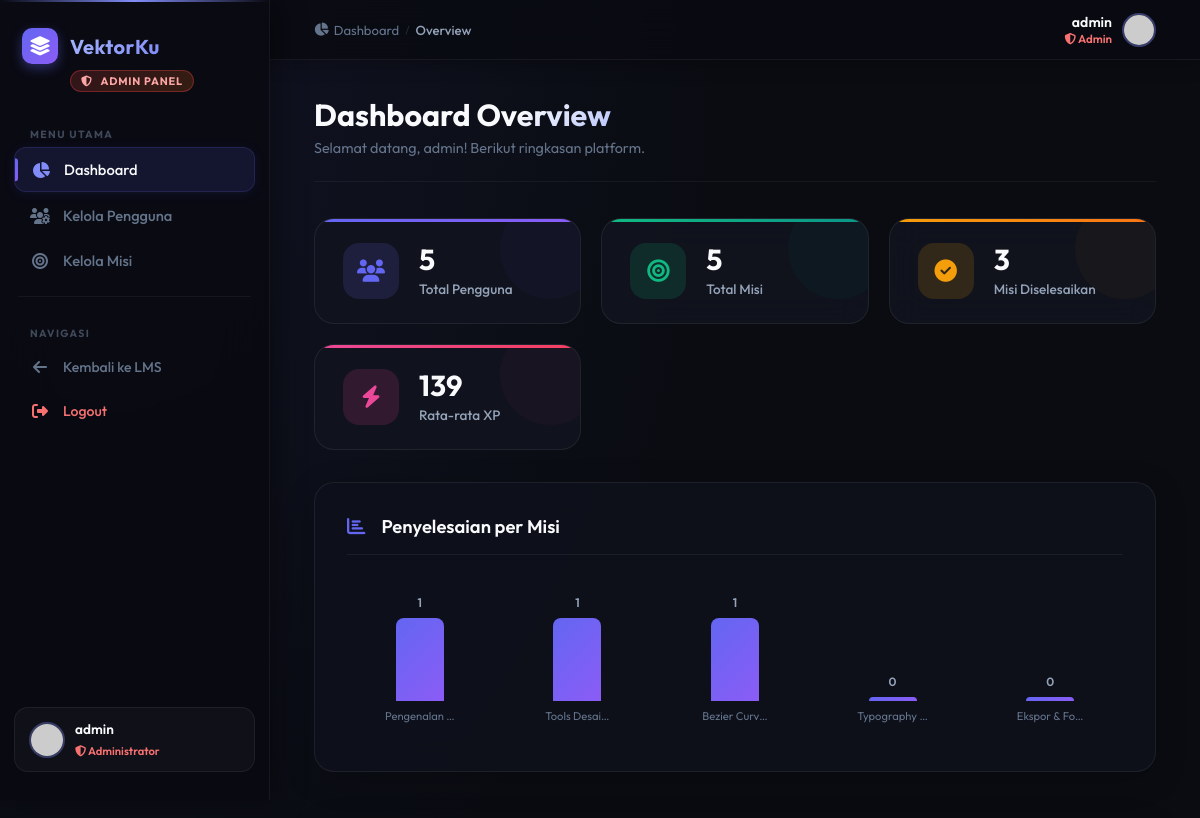
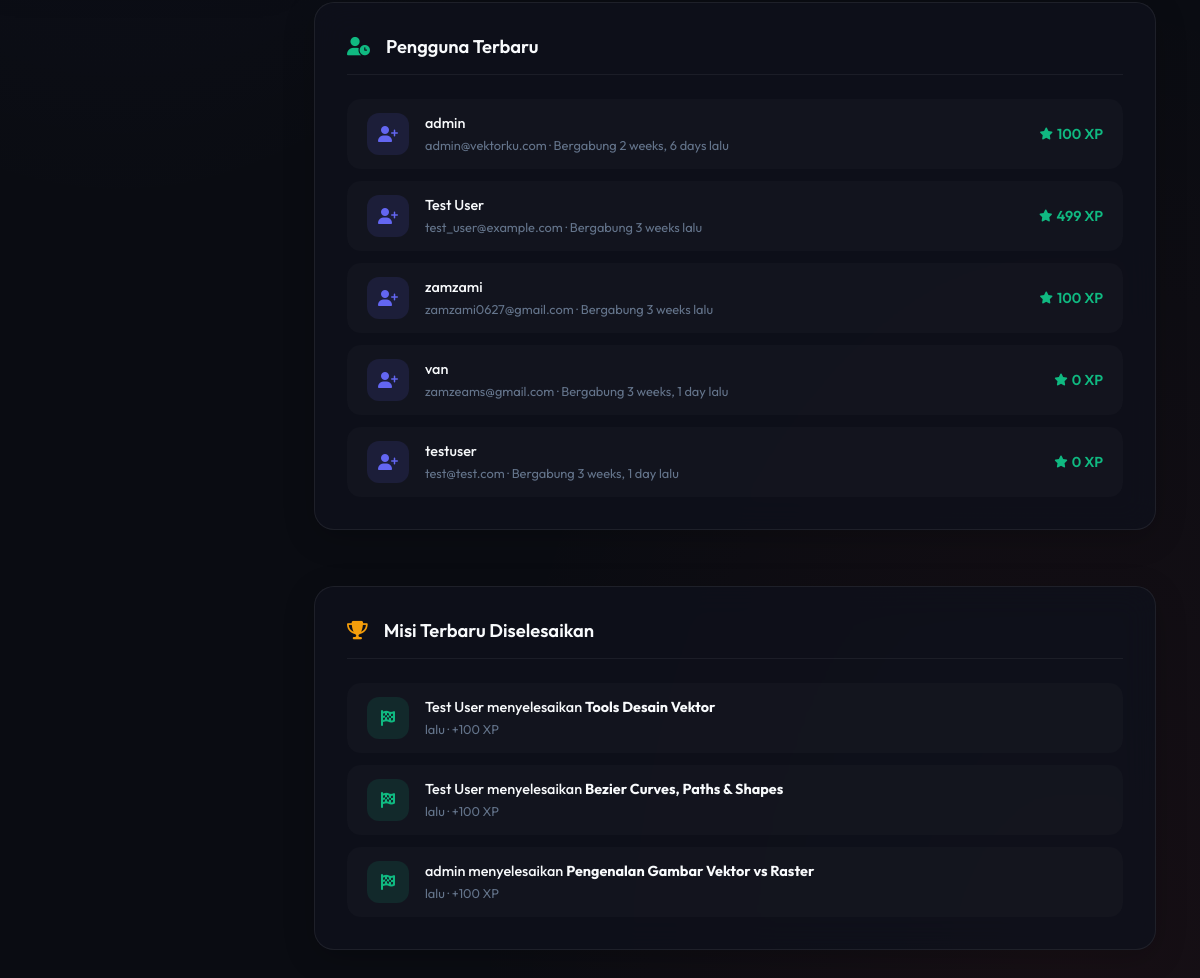
The page /panel/ (signed in) on the database its author committed (2 pictures, top to bottom).
### dashboard/models.py (models this page shows, shortened)
class Mission(models.Model):
    title = models.CharField(max_length=200)
    description = models.TextField()
    xp_reward = models.IntegerField(default=50)
    content = models.TextField(help_text="Materi pembelajaran HTML/Markdown untuk misi ini.")
    order = models.IntegerField(default=0, help_text="Urutan misi")

class UserProfile(models.Model):
    user = models.OneToOneField(User, on_delete=models.CASCADE)
    bio = models.TextField(blank=True, default="UI/UX Enthusiast. Sedang belajar desain interaktif dan web development.")
    xp = models.IntegerField(default=0)
    level = models.IntegerField(default=1)
    streak_days = models.IntegerField(default=0)
    is_public = models.BooleanField(default=True)
    show_in_leaderboard = models.BooleanField(default=True)

class UserMissionProgress(models.Model):
    STATUS_CHOICES = (
        ('not_started', 'Belum Mulai'),
        ('reading', 'Sedang Membaca'),
        ('quiz', 'Sedang Kuis'),
        ('evaluation', 'Evaluasi'),
        ('completed', 'Selesai'),
    )
    user = models.ForeignKey(User, on_delete=models.CASCADE, related_name='mission_progress')
    mission = models.ForeignKey(Mission, on_delete=models.CASCADE)
    status = models.CharField(max_length=20, choices=STATUS_CHOICES, default='not_started')
    started_at = models.DateTimeField(auto_now_add=True)
    completed_at = models.DateTimeField(null=True, blank=True)
    class Meta:
        unique_together = ('user', 'mission')

### dashboard/views.py (the view)
# urls.py: path('panel/', views.admin_dashboard, name='admin_dashboard'),
@staff_required
def admin_dashboard(request):
    total_users = User.objects.count()
    total_missions = Mission.objects.count()
    total_completed = UserMissionProgress.objects.filter(status='completed').count()
    avg_xp = UserProfile.objects.aggregate(avg=Avg('xp'))['avg'] or 0
    missions = Mission.objects.all().order_by('order')
    mission_stats = []
    max_completed = 1  # avoid division by zero
    for m in missions:
        count = UserMissionProgress.objects.filter(mission=m, status='completed').count()
        if count > max_completed:
            max_completed = count
        mission_stats.append({
            'title': m.title,
            'count': count,
        })
    for ms in mission_stats:
        ms['percentage'] = int((ms['count'] / max_completed) * 100) if max_completed > 0 else 0
    recent_users = User.objects.select_related('userprofile').order_by('-date_joined')[:5]
    recent_completions = UserMissionProgress.objects.filter(
        status='completed'
    ).select_related('user', 'mission').order_by('-completed_at')[:5]
    context = {
        'active_page': 'dashboard',
        'total_users': total_users,
        'total_missions': total_missions,
        'total_completed': total_completed,
        'avg_xp': int(avg_xp),
        'mission_stats': mission_stats,
        'recent_users': recent_users,
        'recent_completions': recent_completions,
    }
    return render(request, 'dashboard/admin/dashboard.html', context)

### dashboard/views.py (called while the page is built)
def staff_required(view_func):
    @wraps(view_func)
    @login_required(login_url='login')
    def wrapper(request, *args, **kwargs):
        if not request.user.is_staff:
            messages.error(request, 'Anda tidak memiliki akses ke halaman admin.')
            return redirect('index')
        return view_func(request, *args, **kwargs)
    return wrapper

### dashboard/templates/dashboard/admin/dashboard.html (shortened to what this page needs)
{% extends "dashboard/admin/base_admin.html" %}
{% block breadcrumb %}
<span class="sep">/</span>
<span class="current">Overview</span>
{% endblock %}
{% block content %}
<div class="admin-page-header">
    <div>
        <h1>Dashboard Overview</h1>
        <p>Selamat datang, {{ request.user.first_name|default:request.user.username }}! Berikut ringkasan platform.</p>
    </div>
</div>
<div class="admin-stats-grid">
    <div class="admin-stat-card">
        <div class="admin-stat-icon">
            <i class="fa-solid fa-users"></i>
        </div>
        <div class="admin-stat-info">
            <h3>{{ total_users }}</h3>
            <p>Total Pengguna</p>
        </div>
    </div>
    <div class="admin-stat-card">
        <div class="admin-stat-icon">
            <i class="fa-solid fa-bullseye"></i>
        </div>
        <div class="admin-stat-info">
            <h3>{{ total_missions }}</h3>
            <p>Total Misi</p>
        </div>
    </div>
    <div class="admin-stat-card">
        <div class="admin-stat-icon">
            <i class="fa-solid fa-circle-check"></i>
        </div>
        <div class="admin-stat-info">
            <h3>{{ total_completed }}</h3>
            <p>Misi Diselesaikan</p>
        </div>
    </div>
    <div class="admin-stat-card">
        <div class="admin-stat-icon">
            <i class="fa-solid fa-bolt"></i>
        </div>
        <div class="admin-stat-info">
            <h3>{{ avg_xp }}</h3>
            <p>Rata-rata XP</p>
        </div>
    </div>
</div>
<div class="admin-grid-2">
    <div class="admin-form-card">
        <h2><i class="fa-solid fa-chart-bar" style="margin-right: 8px; color: var(--accent-blue);"></i> Penyelesaian per Misi</h2>
        {% if mission_stats %}
        <div class="admin-bar-chart">
            {% for ms in mission_stats %}
            <div class="admin-bar">
                <div class="admin-bar-value">{{ ms.count }}</div>
                <div class="admin-bar-fill" style="height: {{ ms.percentage }}%;"></div>
                <div class="admin-bar-label">{{ ms.title|truncatechars:12 }}</div>
            </div>
            {% endfor %}
        </div>
        {% else %}
        <div class="admin-empty-state">
            <i class="fa-solid fa-chart-bar"></i>
            <h3>Belum ada data</h3>
            <p>Data akan muncul saat ada misi yang diselesaikan.</p>
        </div>
        {% endif %}
    </div>
    <div class="admin-form-card">
        <h2><i class="fa-solid fa-user-clock" style="margin-right: 8px; color: var(--accent-green);"></i> Pengguna Terbaru</h2>
        <div class="admin-activity-list">
            {% for u in recent_users %}
            <div class="admin-activity-item">
                <div class="admin-activity-icon user-activity">
                    <i class="fa-solid fa-user-plus"></i>
                </div>
                <div class="admin-activity-info">
                    <h4>{{ u.first_name|default:u.username }}</h4>
                    <span>{{ u.email }} &middot; Bergabung {{ u.date_joined|timesince }} lalu</span>
                </div>
                <div class="xp-badge">
                    <i class="fa-solid fa-star"></i>
                    {{ u.userprofile.xp }} XP
                </div>
            </div>
            {% empty %}
            <div class="admin-empty-state">
                <i class="fa-solid fa-users"></i>
                <h3>Belum ada pengguna</h3>
            </div>
            {% endfor %}
        </div>
    </div>
</div>
<div class="admin-form-card">
    <h2><i class="fa-solid fa-trophy" style="margin-right: 8px; color: #f59e0b;"></i> Misi Terbaru Diselesaikan</h2>
    <div class="admin-activity-list">
        {% for p in recent_completions %}
        <div class="admin-activity-item">
            <div class="admin-activity-icon mission-activity">
                <i class="fa-solid fa-flag-checkered"></i>
            </div>
            <div class="admin-activity-info">
                <h4>{{ p.user.first_name|default:p.user.username }} menyelesaikan <strong>{{ p.mission.title }}</strong></h4>
                <span>{{ p.completed_at|timesince }} lalu &middot; +{{ p.mission.xp_reward }} XP</span>
            </div>
        </div>
        {% empty %}
        <div class="admin-empty-state">
            <i class="fa-solid fa-trophy"></i>
            <h3>Belum ada misi diselesaikan</h3>
            <p>Data akan muncul saat pengguna menyelesaikan misi.</p>
        </div>
        {% endfor %}
    </div>
</div>
{% endblock %}

### dashboard/templates/dashboard/admin/base_admin.html (shortened to what this page needs)
{% load static %}
<!DOCTYPE html>
<html lang="id">
<head>
    <link rel="stylesheet" href="https://cdnjs.cloudflare.com/ajax/libs/font-awesome/6.4.0/css/all.min.css">
    <link rel="stylesheet" href="{% static 'dashboard/style.css' %}">
</head>
<body>
<div class="admin-container">
    <aside class="admin-sidebar">
        <div class="sidebar-header" style="padding: 0 8px; margin-bottom: 20px;">
            <div class="logo">
                <div class="logo-icon"><i class="fa-solid fa-layer-group"></i></div>
                <h2>VektorKu</h2>
            </div>
            <div class="admin-badge-label">
                <i class="fa-solid fa-shield-halved"></i>&nbsp;Admin Panel
            </div>
        </div>
        <nav class="admin-nav">
            <div class="admin-nav-label">Menu Utama</div>
            <a href="{% url 'admin_dashboard' %}" class="{% if active_page == 'dashboard' %}active{% endif %}">
                <i class="fa-solid fa-chart-pie"></i>
                <span>Dashboard</span>
            </a>
            <a href="{% url 'admin_users' %}" class="{% if active_page == 'users' %}active{% endif %}">
                <i class="fa-solid fa-users-gear"></i>
                <span>Kelola Pengguna</span>
            </a>
            <a href="{% url 'admin_missions' %}" class="{% if active_page == 'missions' %}active{% endif %}">
                <i class="fa-solid fa-bullseye"></i>
                <span>Kelola Misi</span>
            </a>
            <div class="admin-nav-divider"></div>
            <div class="admin-nav-label">Navigasi</div>
            <a href="{% url 'index' %}" class="back-link">
                <i class="fa-solid fa-arrow-left"></i>
                <span>Kembali ke LMS</span>
            </a>
            <a href="{% url 'logout' %}" class="back-link" style="color: #f87171;">
                <i class="fa-solid fa-right-from-bracket"></i>
                <span>Logout</span>
            </a>
        </nav>
        <div class="admin-sidebar-user">
            <img src="https://i.pravatar.cc/150?u={{ request.user.email }}" alt="Avatar">
            <div class="admin-sidebar-user-info">
                <h5>{{ request.user.first_name|default:request.user.username }}</h5>
                <span><i class="fa-solid fa-shield-halved"></i> Administrator</span>
            </div>
        </div>
    </aside>
    <div class="admin-topbar">
        <div class="admin-topbar-left">
            <div class="admin-breadcrumb">
                <a href="{% url 'admin_dashboard' %}">
                    <i class="fa-solid fa-chart-pie"></i> Dashboard
                </a>
                {% block breadcrumb %}{% endblock %}
            </div>
        </div>
        <div class="admin-topbar-right">
            <div class="topbar-user">
                <div style="text-align: right;">
                    <div class="topbar-user-name">{{ request.user.first_name|default:request.user.username }}</div>
                    <div class="topbar-user-role"><i class="fa-solid fa-shield-halved"></i> Admin</div>
                </div>
                <img src="https://i.pravatar.cc/150?u={{ request.user.email }}" alt="Avatar">
            </div>
        </div>
    </div>
    <main class="admin-main">
        {% block content %}{% endblock %}
    </main>
</div>
</body>
</html>

### dashboard/templates/dashboard/admin/base_admin.html (style rules this page uses)
body { overflow-x: hidden; }
.admin-topbar { position: fixed; top: 0; left: 270px; width: calc(100% - 270px); height: 60px; background: rgba(10,11,18,0.85); backdrop-filter: blur(16px); -webkit-backdrop-filter: blur(16px); border-bottom: 1px solid rgba(255,255,255,0.06); display: flex; align-items: center; justify-content: space-between; padding: 0 44px; z-index: 90; box-shadow: 0 2px 20px rgba(0,0,0,0.3); }
.admin-topbar-left { display: flex; align-items: center; gap: 8px; }
.admin-breadcrumb { display: flex; align-items: center; gap: 6px; font-size: 0.82rem; color: var(--text-muted); }
.admin-breadcrumb a { color: var(--text-muted); text-decoration: none; transition: color 0.2s; display: flex; align-items: center; gap: 5px; }
.admin-breadcrumb .sep { opacity: 0.3; font-size: 0.7rem; }
.admin-breadcrumb .current { color: var(--text-secondary); font-weight: 500; }
.admin-topbar-right { display: flex; align-items: center; gap: 14px; }
.topbar-user { display: flex; align-items: center; gap: 10px; }
.topbar-user img { width: 34px; height: 34px; border-radius: 50%; border: 2px solid rgba(129,140,248,0.4); object-fit: cover; }
.topbar-user-name { font-size: 0.88rem; font-weight: 600; color: var(--text-primary); }
.topbar-user-role { font-size: 0.72rem; color: #f87171; font-weight: 600; }
.admin-main { padding-top: calc(60px + 36px) !important; }
.admin-sidebar-user { display: flex; align-items: center; gap: 10px; padding: 12px 14px; background: rgba(255,255,255,0.03); border: 1px solid rgba(255,255,255,0.06); border-radius: 14px; margin-top: 16px; transition: background 0.2s; }
.admin-sidebar-user img { width: 36px; height: 36px; border-radius: 50%; object-fit: cover; border: 2px solid rgba(129,140,248,0.35); }
.admin-sidebar-user-info h5 { font-size: 0.85rem; font-weight: 600; margin-bottom: 1px; color: var(--text-primary); }
.admin-sidebar-user-info span { font-size: 0.7rem; color: #f87171; font-weight: 600; }
.admin-nav-label { font-size: 0.65rem; font-weight: 700; letter-spacing: 1.4px; text-transform: uppercase; color: var(--text-muted); padding: 8px 16px 4px; margin-top: 8px; opacity: 0.6; }
.admin-sidebar::before { content: ''; position: absolute; top: 0; left: 0; right: 0; height: 2px; background: linear-gradient(90deg, transparent, #818cf8, transparent); }

### rows shown on the page
Mission: title "Pengenalan …"
Mission: title "Tools Desai…"
Mission: title "Bezier Curv…"
Mission: title "Typography …"
Mission: title "Ekspor & Fo…"
UserMissionProgress: user.first_name "Test User", mission "Tools Desain Vektor", mission.xp_reward "100"
UserMissionProgress: user.first_name "Test User", mission "Bezier Curves, Paths & Shapes", mission.xp_reward "100"
UserMissionProgress: user.first_name "admin", mission "Pengenalan Gambar Vektor vs Raster", mission.xp_reward "100"

### other values the page prints
{{ request.user.first_name|default:request.user.username }} "admin"
{{ total_users }} "5"
{{ total_missions }} "5"
{{ total_completed }} "3"
{{ avg_xp }} "139"
{{ ms.count }} "1" "1" "1" "0" "0"
{{ u.first_name|default:u.username }} "admin"
{{ u.email }} "admin@vektorku.com"
{{ u.date_joined|timesince }} "2 weeks, 6 days"
{{ u.userprofile.xp }} "100"
{{ u.first_name|default:u.username }} "Test User"
{{ u.email }} "test_user@example.com"
{{ u.date_joined|timesince }} "3 weeks"
{{ u.userprofile.xp }} "499"
{{ u.first_name|default:u.username }} "zamzami"
